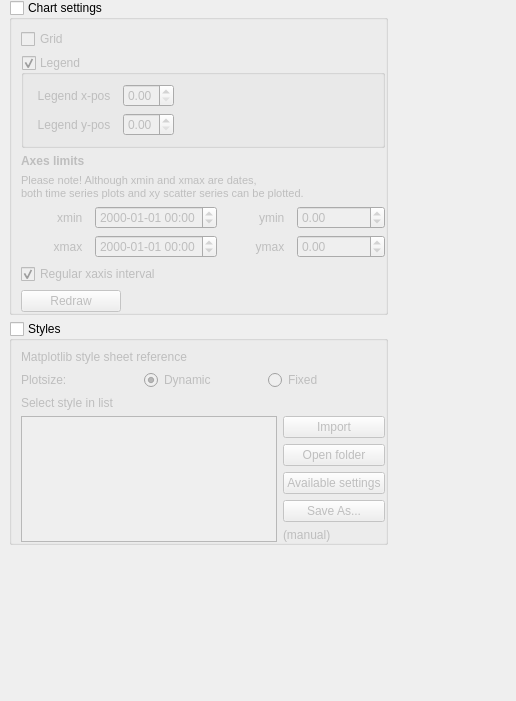
          <widget class="QWidget" name="settings_tab">
           <property name="sizePolicy">
            <sizepolicy hsizetype="Expanding" vsizetype="Expanding">
             <horstretch>0</horstretch>
             <verstretch>0</verstretch>
            </sizepolicy>
           </property>
           <attribute name="title">
            <string>Settings</string>
           </attribute>
           <layout class="QGridLayout" name="grid_layout_6">
            <property name="leftMargin">
             <number>0</number>
            </property>
            <property name="topMargin">
             <number>0</number>
            </property>
            <property name="rightMargin">
             <number>0</number>
            </property>
            <property name="bottomMargin">
             <number>0</number>
            </property>
            <item row="0" column="0">
             <layout class="QVBoxLayout" name="vertical_layout_7">
              <property name="leftMargin">
               <number>9</number>
              </property>
              <property name="rightMargin">
               <number>9</number>
              </property>
              <property name="bottomMargin">
               <number>9</number>
              </property>
              <item>
               <widget class="QGroupBox" name="chart_settings">
                <property name="sizePolicy">
                 <sizepolicy hsizetype="Expanding" vsizetype="Expanding">
                  <horstretch>0</horstretch>
                  <verstretch>0</verstretch>
                 </sizepolicy>
                </property>
                <property name="title">
                 <string>Chart settings</string>
                </property>
                <property name="flat">
                 <bool>false</bool>
                </property>
                <property name="checkable">
                 <bool>true</bool>
                </property>
                <property name="checked">
                 <bool>false</bool>
                </property>
                <layout class="QVBoxLayout" name="vertical_layout">
                 <property name="leftMargin">
                  <number>9</number>
                 </property>
                 <property name="topMargin">
                  <number>9</number>
                 </property>
                 <property name="rightMargin">
                  <number>0</number>
                 </property>
                 <property name="bottomMargin">
                  <number>0</number>
                 </property>
                 <item>
                  <layout class="QVBoxLayout" name="vertical_layout_6">
                   <item>
                    <widget class="QCheckBox" name="grid_check_box">
                     <property name="font">
                      <font>
                       <pointsize>9</pointsize>
                      </font>
                     </property>
                     <property name="text">
                      <string>Grid</string>
                     </property>
                    </widget>
                   </item>
                   <item>
                    <widget class="QGroupBox" name="create_legend">
                     <property name="font">
                      <font>
                       <kerning>true</kerning>
                      </font>
                     </property>
                     <property name="title">
                      <string>Legend</string>
                     </property>
                     <property name="flat">
                      <bool>false</bool>
                     </property>
                     <property name="checkable">
                      <bool>true</bool>
                     </property>
                     <layout class="QGridLayout" name="grid_layout_15">
                      <property name="leftMargin">
                       <number>13</number>
                      </property>
                      <item row="1" column="0">
                       <widget class="QLabel" name="label_2">
                        <property name="sizePolicy">
                         <sizepolicy hsizetype="Minimum" vsizetype="Preferred">
                          <horstretch>0</horstretch>
                          <verstretch>0</verstretch>
                         </sizepolicy>
                        </property>
                        <property name="font">
                         <font>
                          <pointsize>9</pointsize>
                          <kerning>true</kerning>
                         </font>
                        </property>
                        <property name="text">
                         <string>Legend y-pos  </string>
                        </property>
                        <property name="alignment">
                         <set>Qt::AlignRight|Qt::AlignTrailing|Qt::AlignVCenter</set>
                        </property>
                       </widget>
                      </item>
                      <item row="0" column="1">
                       <widget class="QDoubleSpinBox" name="spn_leg_x">
                        <property name="maximum">
                         <double>1.000000000000000</double>
                        </property>
                        <property name="singleStep">
                         <double>0.100000000000000</double>
                        </property>
                       </widget>
                      </item>
                      <item row="1" column="1">
                       <widget class="QDoubleSpinBox" name="spn_leg_y">
                        <property name="maximum">
                         <double>1.000000000000000</double>
                        </property>
                        <property name="singleStep">
                         <double>0.100000000000000</double>
                        </property>
                       </widget>
                      </item>
                      <item row="0" column="0">
                       <widget class="QLabel" name="label">
                        <property name="sizePolicy">
                         <sizepolicy hsizetype="Minimum" vsizetype="Preferred">
                          <horstretch>0</horstretch>
                          <verstretch>0</verstretch>
                         </sizepolicy>
                        </property>
                        <property name="font">
                         <font>
                          <pointsize>9</pointsize>
                          <kerning>true</kerning>
                         </font>
                        </property>
                        <property name="text">
                         <string>Legend x-pos  </string>
                        </property>
                        <property name="alignment">
                         <set>Qt::AlignRight|Qt::AlignTrailing|Qt::AlignVCenter</set>
                        </property>
                       </widget>
                      </item>
                      <item row="0" column="2">
                       <spacer name="horizontalSpacer_2">
                        <property name="orientation">
                         <enum>Qt::Horizontal</enum>
                        </property>
                        <property name="sizeHint" stdset="0">
                         <size>
                          <width>40</width>
                          <height>20</height>
                         </size>
                        </property>
                       </spacer>
                      </item>
                     </layout>
                    </widget>
                   </item>
                  </layout>
                 </item>
                 <item>
                  <layout class="QVBoxLayout" name="vertical_layout_5">
                   <item>
                    <widget class="QLabel" name="label_19">
                     <property name="font">
                      <font>
                       <weight>75</weight>
                       <bold>true</bold>
                      </font>
                     </property>
                     <property name="text">
                      <string>Axes limits</string>
                     </property>
                    </widget>
                   </item>
                   <item>
                    <widget class="QLabel" name="label_10">
                     <property name="font">
                      <font>
                       <pointsize>8</pointsize>
                       <weight>50</weight>
                       <italic>false</italic>
                       <bold>false</bold>
                      </font>
                     </property>
                     <property name="text">
                      <string>&lt;html&gt;&lt;head/&gt;&lt;body&gt;&lt;p&gt;Please note! Although xmin and xmax are dates,&lt;br/&gt;both time series plots and xy scatter series can be plotted.&lt;/p&gt;&lt;/body&gt;&lt;/html&gt;</string>
                     </property>
                    </widget>
                   </item>
                   <item>
                    <layout class="QGridLayout" name="grid_layout_4">
                     <item row="0" column="2">
                      <widget class="QLabel" name="label_6">
                       <property name="sizePolicy">
                        <sizepolicy hsizetype="Minimum" vsizetype="Preferred">
                         <horstretch>0</horstretch>
                         <verstretch>0</verstretch>
                        </sizepolicy>
                       </property>
                       <property name="font">
                        <font>
                         <pointsize>9</pointsize>
                        </font>
                       </property>
                       <property name="text">
                        <string>ymin  </string>
                       </property>
                       <property name="alignment">
                        <set>Qt::AlignRight|Qt::AlignTrailing|Qt::AlignVCenter</set>
                       </property>
                      </widget>
                     </item>
                     <item row="0" column="1">
                      <widget class="QDateTimeEdit" name="spn_min_x">
                       <property name="font">
                        <font>
                         <pointsize>9</pointsize>
                         <weight>50</weight>
                         <italic>false</italic>
                         <bold>false</bold>
                        </font>
                       </property>
                       <property name="displayFormat">
                        <string notr="true">yyyy-MM-dd hh:mm</string>
                       </property>
                      </widget>
                     </item>
                     <item row="0" column="3">
                      <widget class="QDoubleSpinBox" name="spn_min_y">
                       <property name="font">
                        <font>
                         <pointsize>9</pointsize>
                         <weight>50</weight>
                         <italic>false</italic>
                         <bold>false</bold>
                        </font>
                       </property>
                       <property name="minimum">
                        <double>-99999999.000000000000000</double>
                       </property>
                       <property name="maximum">
                        <double>999999999.000000000000000</double>
                       </property>
                      </widget>
                     </item>
                     <item row="1" column="0">
                      <widget class="QLabel" name="label_4">
                       <property name="sizePolicy">
                        <sizepolicy hsizetype="Minimum" vsizetype="Preferred">
                         <horstretch>0</horstretch>
                         <verstretch>0</verstretch>
                        </sizepolicy>
                       </property>
                       <property name="font">
                        <font>
                         <pointsize>9</pointsize>
                        </font>
                       </property>
                       <property name="text">
                        <string>xmax  </string>
                       </property>
                       <property name="alignment">
                        <set>Qt::AlignRight|Qt::AlignTrailing|Qt::AlignVCenter</set>
                       </property>
                      </widget>
                     </item>
                     <item row="1" column="1">
                      <widget class="QDateTimeEdit" name="spn_max_x">
                       <property name="font">
                        <font>
                         <pointsize>9</pointsize>
                         <weight>50</weight>
                         <italic>false</italic>
                         <bold>false</bold>
                        </font>
                       </property>
                       <property name="displayFormat">
                        <string notr="true">yyyy-MM-dd hh:mm</string>
                       </property>
                      </widget>
                     </item>
                     <item row="1" column="2">
                      <widget class="QLabel" name="label_5">
                       <property name="sizePolicy">
                        <sizepolicy hsizetype="Minimum" vsizetype="Preferred">
                         <horstretch>0</horstretch>
                         <verstretch>0</verstretch>
                        </sizepolicy>
                       </property>
                       <property name="font">
                        <font>
                         <pointsize>9</pointsize>
                        </font>
                       </property>
                       <property name="text">
                        <string>ymax  </string>
                       </property>
                       <property name="alignment">
                        <set>Qt::AlignRight|Qt::AlignTrailing|Qt::AlignVCenter</set>
                       </property>
                      </widget>
                     </item>
                     <item row="0" column="0">
                      <widget class="QLabel" name="label_3">
                       <property name="sizePolicy">
                        <sizepolicy hsizetype="Minimum" vsizetype="Preferred">
                         <horstretch>0</horstretch>
                         <verstretch>0</verstretch>
                        </sizepolicy>
                       </property>
                       <property name="font">
                        <font>
                         <pointsize>9</pointsize>
                        </font>
                       </property>
                       <property name="text">
                        <string>xmin  </string>
                       </property>
                       <property name="alignment">
                        <set>Qt::AlignRight|Qt::AlignTrailing|Qt::AlignVCenter</set>
                       </property>
                      </widget>
                     </item>
                     <item row="1" column="3">
                      <widget class="QDoubleSpinBox" name="spn_max_y">
                       <property name="font">
                        <font>
                         <pointsize>9</pointsize>
                         <weight>50</weight>
                         <italic>false</italic>
                         <bold>false</bold>
                        </font>
                       </property>
                       <property name="minimum">
                        <double>-999999999.000000000000000</double>
                       </property>
                       <property name="maximum">
                        <double>999999999.000000000000000</double>
                       </property>
                      </widget>
                     </item>
                    </layout>
                   </item>
                   <item>
                    <widget class="QCheckBox" name="regular_xaxis_interval">
                     <property name="toolTip">
                      <string>&lt;html&gt;&lt;head/&gt;&lt;body&gt;&lt;p&gt;If checked, xaxis tickmarks will appear at regular intervals.&lt;br/&gt;If unchecked, xaxis tickmarks will be set to first day of month, first hour of day etc.&lt;br/&gt;in addition to regular intervals.&lt;/p&gt;&lt;/body&gt;&lt;/html&gt;</string>
                     </property>
                     <property name="text">
                      <string>Regular xaxis interval</string>
                     </property>
                     <property name="checked">
                      <bool>true</bool>
                     </property>
                    </widget>
                   </item>
                  </layout>
                 </item>
                 <item>
                  <widget class="QPushButton" name="redraw_push_button">
                   <property name="sizePolicy">
                    <sizepolicy hsizetype="Fixed" vsizetype="Fixed">
                     <horstretch>0</horstretch>
                     <verstretch>0</verstretch>
                    </sizepolicy>
                   </property>
                   <property name="minimumSize">
                    <size>
                     <width>50</width>
                     <height>0</height>
                    </size>
                   </property>
                   <property name="maximumSize">
                    <size>
                     <width>100</width>
                     <height>16777215</height>
                    </size>
                   </property>
                   <property name="font">
                    <font>
                     <pointsize>9</pointsize>
                    </font>
                   </property>
                   <property name="text">
                    <string>Redraw</string>
                   </property>
                  </widget>
                 </item>
                </layout>
               </widget>
              </item>
              <item>
               <widget class="QGroupBox" name="styles_settings">
                <property name="sizePolicy">
                 <sizepolicy hsizetype="Expanding" vsizetype="Expanding">
                  <horstretch>0</horstretch>
                  <verstretch>0</verstretch>
                 </sizepolicy>
                </property>
                <property name="title">
                 <string>Styles</string>
                </property>
                <property name="checkable">
                 <bool>true</bool>
                </property>
                <property name="checked">
                 <bool>false</bool>
                </property>
                <layout class="QVBoxLayout" name="vertical_layout_2">
                 <property name="leftMargin">
                  <number>9</number>
                 </property>
                 <property name="topMargin">
                  <number>9</number>
                 </property>
                 <property name="rightMargin">
                  <number>0</number>
                 </property>
                 <property name="bottomMargin">
                  <number>0</number>
                 </property>
                 <item>
                  <widget class="QLabel" name="matplotlib_style_sheet_reference">
                   <property name="text">
                    <string>Matplotlib style sheet reference</string>
                   </property>
                   <property name="openExternalLinks">
                    <bool>true</bool>
                   </property>
                  </widget>
                 </item>
                 <item>
                  <layout class="QHBoxLayout" name="horizontal_layout">
                   <item>
                    <widget class="QLabel" name="label_20">
                     <property name="toolTip">
                      <string>&lt;html&gt;&lt;head/&gt;&lt;body&gt;&lt;p&gt;Dynamic plotsize: The plot size will adjust to the customplot window size.&lt;br/&gt;Fixed: The plot size will be set to the parameter figure.figsize from the used style file.&lt;/p&gt;&lt;/body&gt;&lt;/html&gt;</string>
                     </property>
                     <property name="text">
                      <string>Plotsize:</string>
                     </property>
                    </widget>
                   </item>
                   <item>
                    <widget class="QRadioButton" name="dynamic_plot_size">
                     <property name="toolTip">
                      <string>&lt;html&gt;&lt;head/&gt;&lt;body&gt;&lt;p&gt;Dynamic plotsize: The plot size will adjust to the customplot window size.&lt;br/&gt;Fixed: The plot size will be set to the parameter figure.figsize from the used style file.&lt;/p&gt;&lt;/body&gt;&lt;/html&gt;</string>
                     </property>
                     <property name="text">
                      <string>Dynamic</string>
                     </property>
                     <property name="checked">
                      <bool>true</bool>
                     </property>
                    </widget>
                   </item>
                   <item>
                    <widget class="QRadioButton" name="radio_button_2">
                     <property name="toolTip">
                      <string>&lt;html&gt;&lt;head/&gt;&lt;body&gt;&lt;p&gt;Dynamic plotsize: The plot size will adjust to the customplot window size.&lt;br/&gt;Fixed: The plot size will be set to the parameter figure.figsize from the used style file.&lt;/p&gt;&lt;/body&gt;&lt;/html&gt;</string>
                     </property>
                     <property name="text">
                      <string>Fixed</string>
                     </property>
                    </widget>
                   </item>
                  </layout>
                 </item>
                 <item>
                  <layout class="QGridLayout" name="grid_layout_23">
                   <property name="sizeConstraint">
                    <enum>QLayout::SetDefaultConstraint</enum>
                   </property>
                   <item row="2" column="2">
                    <widget class="QPushButton" name="import_button">
                     <property name="toolTip">
                      <string>&lt;html&gt;&lt;head/&gt;&lt;body&gt;&lt;p&gt;Import a *-mplstyle file to stylelib folder.&lt;/p&gt;&lt;/body&gt;&lt;/html&gt;</string>
                     </property>
                     <property name="text">
                      <string>Import</string>
                     </property>
                    </widget>
                   </item>
                   <item row="3" column="2">
                    <widget class="QPushButton" name="open_folder_button">
                     <property name="toolTip">
                      <string>&lt;html&gt;&lt;head/&gt;&lt;body&gt;&lt;p&gt;Open stylelib folder.&lt;/p&gt;&lt;/body&gt;&lt;/html&gt;</string>
                     </property>
                     <property name="text">
                      <string>Open folder</string>
                     </property>
                    </widget>
                   </item>
                   <item row="4" column="2">
                    <widget class="QPushButton" name="available_settings_button">
                     <property name="toolTip">
                      <string>&lt;html&gt;&lt;head/&gt;&lt;body&gt;&lt;p&gt;Write a list of available settings to log.&lt;/p&gt;&lt;/body&gt;&lt;/html&gt;</string>
                     </property>
                     <property name="text">
                      <string>Available settings</string>
                     </property>
                    </widget>
                   </item>
                   <item row="2" column="0" rowspan="5" colspan="2">
                    <widget class="QListWidget" name="template_list">
                     <property name="toolTip">
                      <string>&lt;html&gt;&lt;head/&gt;&lt;body&gt;&lt;p&gt;Select style to be used for plotting.&lt;/p&gt;&lt;/body&gt;&lt;/html&gt;</string>
                     </property>
                    </widget>
                   </item>
                   <item row="0" column="2">
                    <widget class="QLabel" name="label_22">
                     <property name="text">
                      <string/>
                     </property>
                    </widget>
                   </item>
                   <item row="5" column="2">
                    <widget class="QPushButton" name="save_as_button">
                     <property name="toolTip">
                      <string>Save selected style to file.</string>
                     </property>
                     <property name="text">
                      <string>Save As...</string>
                     </property>
                    </widget>
                   </item>
                   <item row="6" column="2">
                    <widget class="QLabel" name="template_plot_label">
                     <property name="sizePolicy">
                      <sizepolicy hsizetype="Preferred" vsizetype="Maximum">
                       <horstretch>0</horstretch>
                       <verstretch>0</verstretch>
                      </sizepolicy>
                     </property>
                     <property name="text">
                      <string>(manual)</string>
                     </property>
                     <property name="openExternalLinks">
                      <bool>true</bool>
                     </property>
                    </widget>
                   </item>
                   <item row="0" column="0">
                    <widget class="QLabel" name="label_17">
                     <property name="text">
                      <string>Select style in list</string>
                     </property>
                    </widget>
                   </item>
                  </layout>
                 </item>
                </layout>
               </widget>
              </item>
             </layout>
            </item>
            <item row="0" column="1">
             <spacer name="horizontalSpacer">
              <property name="orientation">
               <enum>Qt::Horizontal</enum>
              </property>
              <property name="sizeHint" stdset="0">
               <size>
                <width>119</width>
                <height>20</height>
               </size>
              </property>
             </spacer>
            </item>
            <item row="1" column="0">
             <spacer name="verticalSpacer">
              <property name="orientation">
               <enum>Qt::Vertical</enum>
              </property>
              <property name="sizeHint" stdset="0">
               <size>
                <width>20</width>
                <height>147</height>
               </size>
              </property>
             </spacer>
            </item>
           </layout>
          </widget>
